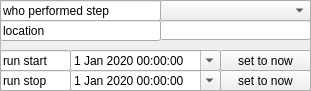
  <widget class="QFrame" name="frame_4">
   <property name="geometry">
    <rect>
     <x>380</x>
     <y>320</y>
     <width>311</width>
     <height>91</height>
    </rect>
   </property>
   <property name="frameShape">
    <enum>QFrame::StyledPanel</enum>
   </property>
   <property name="frameShadow">
    <enum>QFrame::Raised</enum>
   </property>
   <widget class="QLineEdit" name="lineEdit_2">
    <property name="geometry">
     <rect>
      <x>0</x>
      <y>0</y>
      <width>161</width>
      <height>21</height>
     </rect>
    </property>
    <property name="text">
     <string>who performed step</string>
    </property>
    <property name="readOnly">
     <bool>true</bool>
    </property>
   </widget>
   <widget class="QPushButton" name="pbRunStopNow">
    <property name="geometry">
     <rect>
      <x>220</x>
      <y>70</y>
      <width>91</width>
      <height>21</height>
     </rect>
    </property>
    <property name="text">
     <string>set to now</string>
    </property>
   </widget>
   <widget class="QDateTimeEdit" name="dtRunStart">
    <property name="geometry">
     <rect>
      <x>70</x>
      <y>50</y>
      <width>151</width>
      <height>21</height>
     </rect>
    </property>
    <property name="dateTime">
     <datetime>
      <hour>0</hour>
      <minute>0</minute>
      <second>0</second>
      <year>2020</year>
      <month>1</month>
      <day>1</day>
     </datetime>
    </property>
    <property name="maximumDate">
     <date>
      <year>2030</year>
      <month>12</month>
      <day>31</day>
     </date>
    </property>
    <property name="minimumDate">
     <date>
      <year>2000</year>
      <month>1</month>
      <day>1</day>
     </date>
    </property>
    <property name="calendarPopup">
     <bool>true</bool>
    </property>
   </widget>
   <widget class="QLineEdit" name="lineEdit_28">
    <property name="geometry">
     <rect>
      <x>0</x>
      <y>70</y>
      <width>71</width>
      <height>21</height>
     </rect>
    </property>
    <property name="text">
     <string>run stop</string>
    </property>
    <property name="readOnly">
     <bool>true</bool>
    </property>
   </widget>
   <widget class="QPushButton" name="pbRunStartNow">
    <property name="geometry">
     <rect>
      <x>220</x>
      <y>50</y>
      <width>91</width>
      <height>21</height>
     </rect>
    </property>
    <property name="text">
     <string>set to now</string>
    </property>
   </widget>
   <widget class="QLineEdit" name="lineEdit_4">
    <property name="geometry">
     <rect>
      <x>0</x>
      <y>20</y>
      <width>161</width>
      <height>21</height>
     </rect>
    </property>
    <property name="text">
     <string>location</string>
    </property>
    <property name="readOnly">
     <bool>true</bool>
    </property>
   </widget>
   <widget class="QLineEdit" name="lineEdit_10">
    <property name="geometry">
     <rect>
      <x>0</x>
      <y>50</y>
      <width>71</width>
      <height>21</height>
     </rect>
    </property>
    <property name="text">
     <string>run start</string>
    </property>
    <property name="readOnly">
     <bool>true</bool>
    </property>
   </widget>
   <widget class="QComboBox" name="cbUserPerformed">
    <property name="geometry">
     <rect>
      <x>160</x>
      <y>0</y>
      <width>151</width>
      <height>21</height>
     </rect>
    </property>
    <property name="currentIndex">
     <number>-1</number>
    </property>
   </widget>
   <widget class="QDateTimeEdit" name="dtRunStop">
    <property name="geometry">
     <rect>
      <x>70</x>
      <y>70</y>
      <width>151</width>
      <height>21</height>
     </rect>
    </property>
    <property name="dateTime">
     <datetime>
      <hour>0</hour>
      <minute>0</minute>
      <second>0</second>
      <year>2020</year>
      <month>1</month>
      <day>1</day>
     </datetime>
    </property>
    <property name="maximumDate">
     <date>
      <year>2030</year>
      <month>12</month>
      <day>31</day>
     </date>
    </property>
    <property name="minimumDate">
     <date>
      <year>2000</year>
      <month>1</month>
      <day>1</day>
     </date>
    </property>
    <property name="calendarPopup">
     <bool>true</bool>
    </property>
   </widget>
   <widget class="QLineEdit" name="leLocation">
    <property name="geometry">
     <rect>
      <x>160</x>
      <y>20</y>
      <width>151</width>
      <height>20</height>
     </rect>
    </property>
   </widget>
  </widget>
